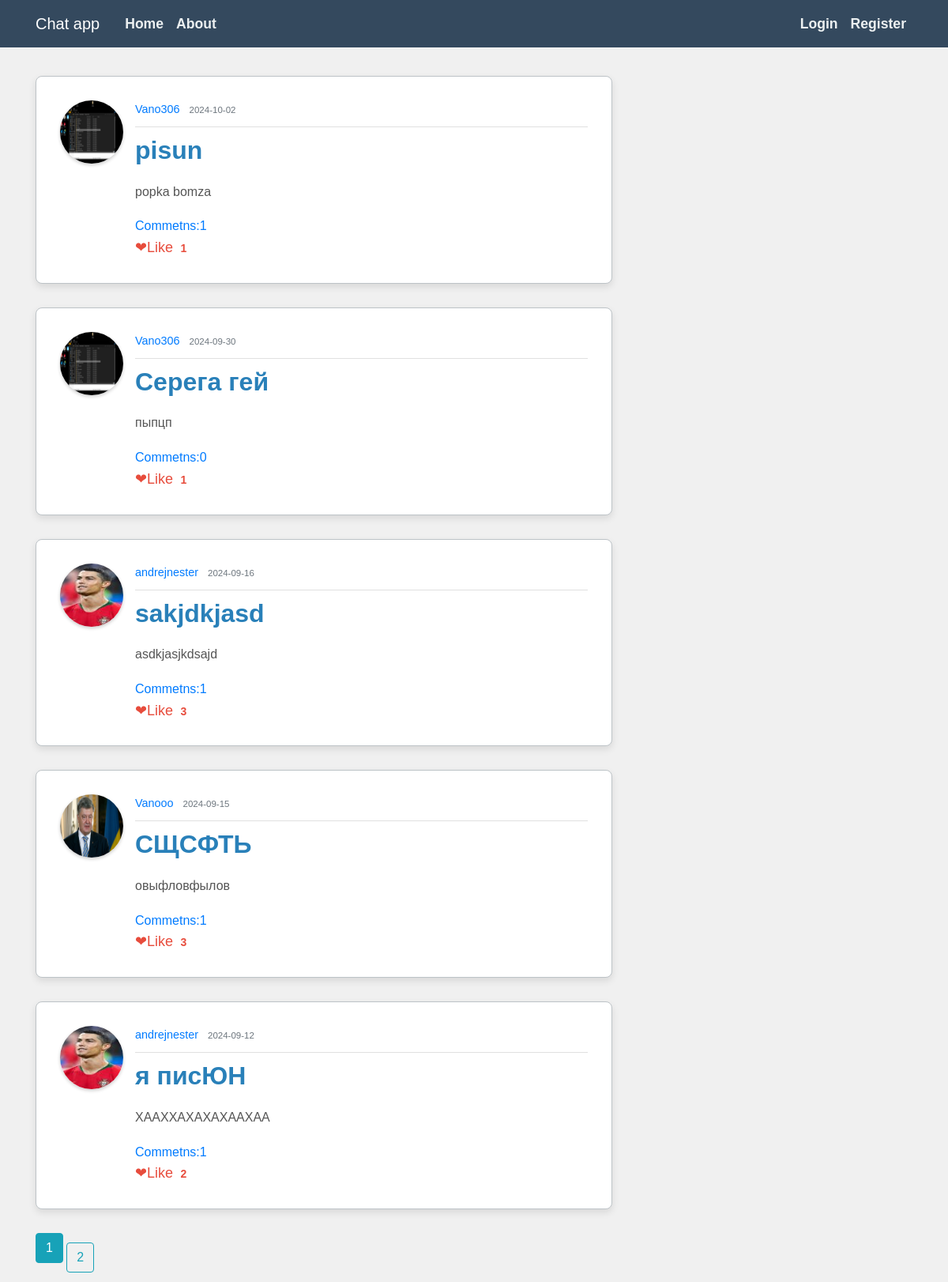
Before: / with the older database file.
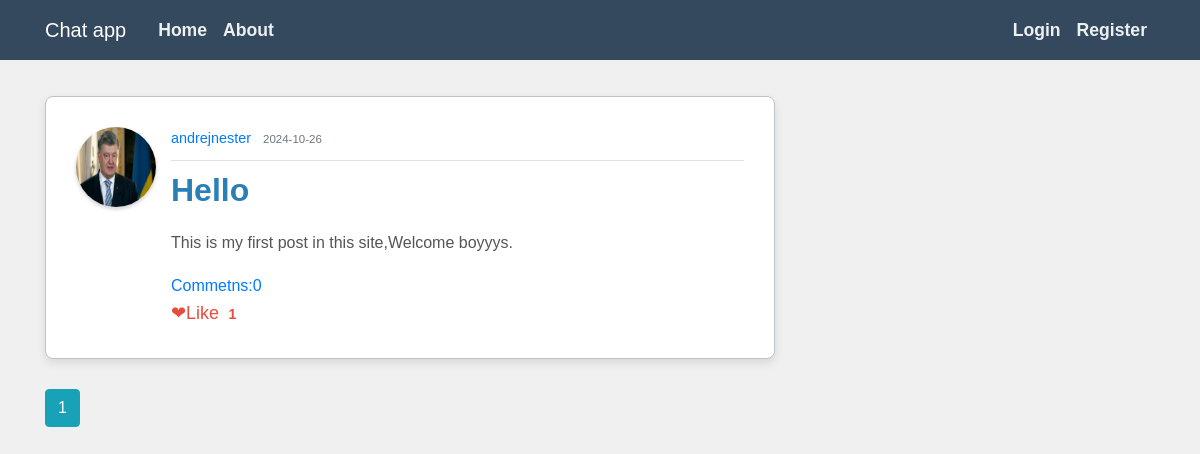
After: the same page with the newer database file.
### flaskblog/models.py (models this page shows, shortened)
class Post(db.Model):
    id = db.Column(db.Integer, primary_key=True)
    title = db.Column(db.String(100), nullable=False)
    date_posted = db.Column(db.DateTime, nullable=False, default=datetime.utcnow)
    content = db.Column(db.Text, nullable=False)
    user_id = db.Column(db.Integer, db.ForeignKey('user.id'), nullable=False)
    comments = db.relationship('Comment', backref='post', lazy='dynamic')
    post_likes = db.relationship('Like', back_populates='post', lazy='dynamic')
    def is_liking(self, user):
        if user.is_authenticated:
            return Like.query.filter_by(post_id=self.id, man_that_likes_id=user.id).first() is not None
        return False

class User(db.Model, UserMixin):
    id = db.Column(db.Integer, primary_key=True)
    username = db.Column(db.String(20), unique=True, nullable=False)
    email = db.Column(db.String(120), unique=True, nullable=False)
    image_file = db.Column(db.String(20), nullable=False, default='default.jpg')
    password = db.Column(db.String(60), nullable=False)
    posts = db.relationship('Post', backref='author', lazy=True)
    followed = db.relationship('Follow', foreign_keys='Follow.follower_id',
                               back_populates='follower', lazy='dynamic',
                               cascade='all, delete-orphan')
    followers = db.relationship('Follow', foreign_keys='Follow.followed_id',
                                back_populates='followed', lazy='dynamic',
                                cascade='all, delete-orphan')
    sent_messages = db.relationship('Message', foreign_keys='Message.sender_id',
                                    back_populates='sender', lazy=True)
    received_messages = db.relationship('Message', foreign_keys='Message.recipient_id',
                                        back_populates='recipient', lazy=True)
    groups=db.relationship('Group', secondary='user_groups', back_populates='members')
    def __repr__(self):
        return f"User('{self.username}', '{self.email}', '{self.image_file}')"

### flaskblog/routes.py (the view)
@app.route("/")
def home():
    current_page=request.path
    print(f"THIS IS CURRENT PAGE:{current_page}")
    page = request.args.get('page', 1, type=int)
    posts = Post.query.order_by(Post.date_posted.desc()).paginate(per_page=5, page=page)
    users=User.query.all()
    print(users)
    return render_template('home.html',posts=posts)

### flaskblog/templates/home.html
{% extends "base.html" %}
{% block content %}
 {%for post in posts%}
        <article class="media content-section">
            <img class="rounded-circle article-img" src="{{url_for('static',filename = 'pictures/' + post.author.image_file)}}" alt="">
  <div class="media-body">
    <div class="article-metadata">
      <a class="mr-2" href="{{ url_for('user_info',username=post.author.username) }}">{{ post.author.username }}</a>
      <small class="text-muted">{{ post.date_posted.strftime('%Y-%m-%d') }}</small>
    </div>
    <h2><a class="article-title" href="{{ url_for('post',post_id=post.id) }}">{{ post.title }}</a></h2>
    <p class="article-content">{{ post.content }}</p>
    <a href="{{ url_for('all_post_comments',post_id=post.id) }}" class="fa fa-comment">Commetns:{{ post.comments.count() }}</a> <br>
                    {% if post.is_liking(current_user) %}
                        <a class="like-icon" href="{{ url_for('unlike_post_home', post_id=post.id) }}">&#10084;Unlike</a>
                        <a href="{{ url_for('post_likes',post_id=post.id) }}" class="likes-count">{{ post.post_likes.count() }}</a>
                    {% else %}
                        <a class="like-icon" href="{{ url_for('like_post_home', post_id=post.id) }}">&#10084;Like</a>
                        <a href="{{ url_for('post_likes',post_id=post.id) }}" class="likes-count">{{ post.post_likes.count() }}</a>
                    {% endif %}
  </div>
</article>
    {%endfor%}
 {% for page_num in posts.iter_pages() %}
        {% if page_num %}
            {% if posts.page ==page_num %}
                <a class = "btn btn-info mb-4" href="{{url_for('home',page=page_num)}}">{{page_num}}</a>
                {% else %}
                <a class = "btn btn-outline-info" href="{{url_for('home',page=page_num)}}">{{page_num}}</a>
            {% endif %}
        {% else %}
            ...
        {% endif %}
    {% endfor %}
{% endblock %}

Changed rows visible on the page:
removed Post: image_file (picture), author.username "Vano306", date_posted "2024-10-02", title "pisun", content "popka bomza", comments.count "1", post_likes.count "1"
removed Post: image_file (picture), author.username "Vano306", date_posted "2024-09-30", title "Серега гей", content "пыпцп", comments.count "0", post_likes.count "1"
removed Post: image_file (picture), author.username "andrejnester", date_posted "2024-09-16", title "sakjdkjasd", content "asdkjasjkdsajd", comments.count "1", post_likes.count "3"
removed Post: image_file (placeholder picture), author.username "Vanooo", date_posted "2024-09-15", title "СЩСФТЬ", content "овыфловфылов", comments.count "1", post_likes.count "3"
removed Post: image_file (picture), author.username "andrejnester", date_posted "2024-09-12", title "я писЮН", content "ХААХХАХАХАХААХАА", comments.count "1", post_likes.count "2"
now on this page (row edited): Post: image_file (placeholder picture), author.username "andrejnester", date_posted "2024-10-26", title "Hello", content "This is my first post in this site,Welcome boyyys.", comments.count "0", post_likes.count "1"
Other visible differences:
list line gone: "2"
